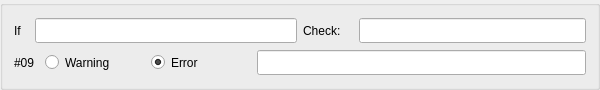
      <widget class="QGroupBox" name="groupBox__ch09">
       <property name="sizePolicy">
        <sizepolicy hsizetype="MinimumExpanding" vsizetype="Fixed">
         <horstretch>0</horstretch>
         <verstretch>0</verstretch>
        </sizepolicy>
       </property>
       <property name="minimumSize">
        <size>
         <width>600</width>
         <height>90</height>
        </size>
       </property>
       <property name="maximumSize">
        <size>
         <width>16777215</width>
         <height>90</height>
        </size>
       </property>
       <property name="title">
        <string/>
       </property>
       <layout class="QHBoxLayout" name="horizontalLayout_138">
        <item>
         <layout class="QVBoxLayout" name="verticalLayout_41">
          <item>
           <layout class="QHBoxLayout" name="horizontalLayout_78">
            <item>
             <layout class="QHBoxLayout" name="horizontalLayout_79">
              <item>
               <widget class="QLabel" name="label_41">
                <property name="sizePolicy">
                 <sizepolicy hsizetype="Fixed" vsizetype="Fixed">
                  <horstretch>0</horstretch>
                  <verstretch>0</verstretch>
                 </sizepolicy>
                </property>
                <property name="minimumSize">
                 <size>
                  <width>15</width>
                  <height>25</height>
                 </size>
                </property>
                <property name="text">
                 <string>If</string>
                </property>
               </widget>
              </item>
              <item>
               <widget class="QLineEdit" name="check_if_09">
                <property name="sizePolicy">
                 <sizepolicy hsizetype="MinimumExpanding" vsizetype="Fixed">
                  <horstretch>0</horstretch>
                  <verstretch>0</verstretch>
                 </sizepolicy>
                </property>
                <property name="minimumSize">
                 <size>
                  <width>160</width>
                  <height>25</height>
                 </size>
                </property>
               </widget>
              </item>
             </layout>
            </item>
            <item>
             <layout class="QHBoxLayout" name="horizontalLayout_139">
              <item>
               <widget class="QLabel" name="label_48">
                <property name="sizePolicy">
                 <sizepolicy hsizetype="Fixed" vsizetype="Fixed">
                  <horstretch>0</horstretch>
                  <verstretch>0</verstretch>
                 </sizepolicy>
                </property>
                <property name="minimumSize">
                 <size>
                  <width>50</width>
                  <height>25</height>
                 </size>
                </property>
                <property name="text">
                 <string>Check:</string>
                </property>
               </widget>
              </item>
              <item>
               <widget class="QLineEdit" name="check_check_09">
                <property name="sizePolicy">
                 <sizepolicy hsizetype="MinimumExpanding" vsizetype="Fixed">
                  <horstretch>0</horstretch>
                  <verstretch>0</verstretch>
                 </sizepolicy>
                </property>
                <property name="minimumSize">
                 <size>
                  <width>160</width>
                  <height>25</height>
                 </size>
                </property>
               </widget>
              </item>
             </layout>
            </item>
           </layout>
          </item>
          <item>
           <layout class="QHBoxLayout" name="horizontalLayout_140">
            <item>
             <widget class="QLabel" name="label_49">
              <property name="sizePolicy">
               <sizepolicy hsizetype="Fixed" vsizetype="Fixed">
                <horstretch>0</horstretch>
                <verstretch>0</verstretch>
               </sizepolicy>
              </property>
              <property name="minimumSize">
               <size>
                <width>25</width>
                <height>25</height>
               </size>
              </property>
              <property name="maximumSize">
               <size>
                <width>25</width>
                <height>25</height>
               </size>
              </property>
              <property name="text">
               <string>#09</string>
              </property>
             </widget>
            </item>
            <item>
             <layout class="QHBoxLayout" name="horizontalLayout_141">
              <item>
               <widget class="QRadioButton" name="check_warning_09">
                <property name="minimumSize">
                 <size>
                  <width>100</width>
                  <height>25</height>
                 </size>
                </property>
                <property name="text">
                 <string>Warning</string>
                </property>
               </widget>
              </item>
              <item>
               <widget class="QRadioButton" name="check_error_09">
                <property name="minimumSize">
                 <size>
                  <width>100</width>
                  <height>25</height>
                 </size>
                </property>
                <property name="text">
                 <string>Error</string>
                </property>
                <property name="checked">
                 <bool>true</bool>
                </property>
               </widget>
              </item>
             </layout>
            </item>
            <item>
             <widget class="QLineEdit" name="check_message_09">
              <property name="sizePolicy">
               <sizepolicy hsizetype="MinimumExpanding" vsizetype="Fixed">
                <horstretch>0</horstretch>
                <verstretch>0</verstretch>
               </sizepolicy>
              </property>
              <property name="minimumSize">
               <size>
                <width>170</width>
                <height>25</height>
               </size>
              </property>
             </widget>
            </item>
           </layout>
          </item>
         </layout>
        </item>
       </layout>
      </widget>
